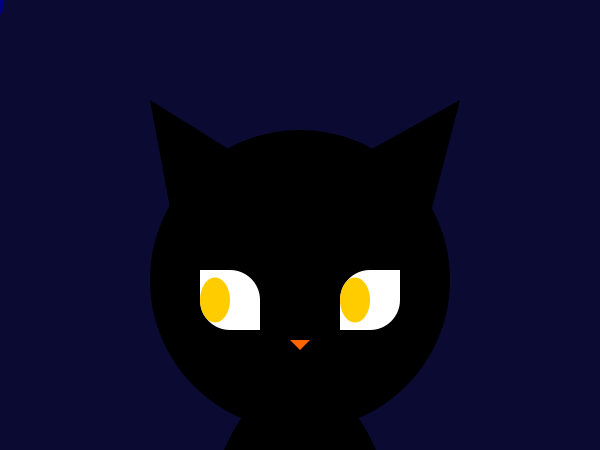
Frame 1 (no input)
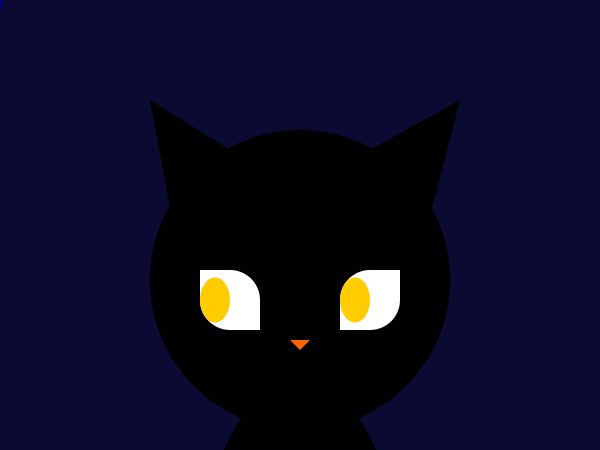
Frame 60 (the mouse pressed at the canvas centre just before this capture)
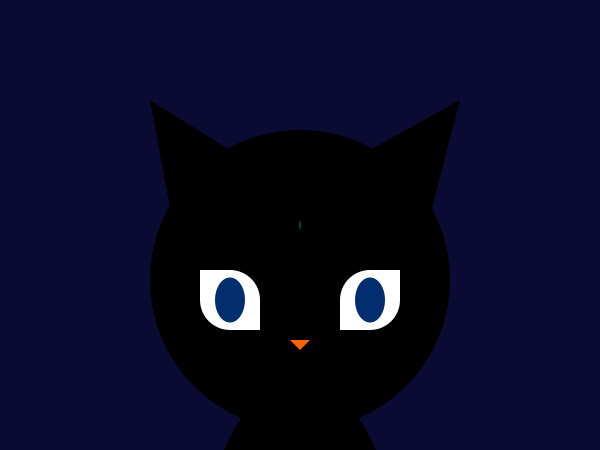
Frame 120 (the mouse held since frame 60 and released just before this capture)

The Processing sketch that drew these frames (run headless with seeded random() and noise(); from frame 60 on, the mouse is pressed at the canvas centre):

// Processing sketch: processing_155767
// ── processing_155767.pde

void setup() {
  size(600, 450);
  background(10, 10, 50);
  smooth();
}

void draw() {

  background(10, 10, 50);
  noStroke();

  //FACE
  fill(0); 
  ellipse(300, 280, 300, 300);
  triangle(150, 100, 175, 235, 230, 150);
  triangle(460, 100, 425, 235, 370, 150);
  ellipse(300, 580, 200, 400);

  fill(255, 100, 0);
  triangle(290, 340, 300, 350, 310, 340);

  //EYE LEFT
  fill(255); 
  ellipse(230, 300, 60, 60); 
  rect(200, 270, 30, 30);
  rect(230, 300, 30, 30);

  //EYE RIGHT
  ellipse(370, 300, 60, 60);
  rect(370, 270, 30, 30);
  rect(340, 300, 30, 30);

  //MOVING EYES
  if (mousePressed) {
    fill(random(10), random(200), random(200));
  } else {
    fill(255, 204, 0);
  }
  float a;
  a = map(mouseX, 0, width, 215, 245);
  ellipse(a, 300, 30, 45);
  ellipse(a+140, 300, 30, 45);

  //FLY
  if (mousePressed) {
    fill(random(10), random(200), random(200));
  } else {
    fill(random(0), random(0), random(200));
  }
  strokeWeight(0);
  ellipse(mouseX, mouseY, random(30), random(30));
}
